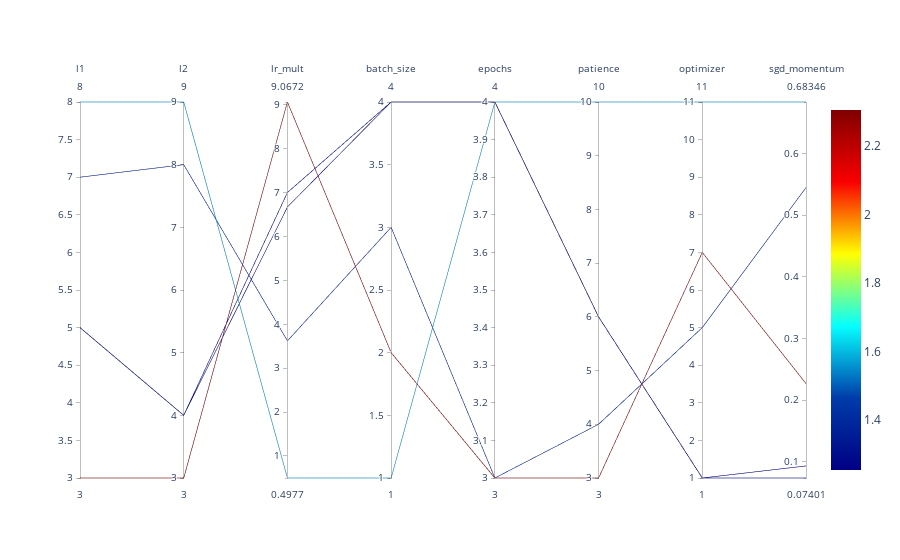

The code cell stored with this chart in its notebook:
### Markdown cell above
## Parallel Coordinates Plot

### Code cell
spot_tuner.parallel_plot()

### Figure 1 — Plotly figure (JSON) as saved in the notebook; plotly's stock layout.template omitted (floating-point values rounded to 4 significant figures)
{"data": [{"dimensions": [{"label": "l1", "range": [3, 8], "values": [7, 5, 8, 3, 5]}, {"label": "l2", "range": [3, 9], "values": [8, 4, 9, 3, 4]}, {"label": "lr_mult", "range": [0.4977, 9.067], "values": [3.624, 7.004, 0.4977, 9.067, 6.675]}, {"label": "batch_size", "range": [1, 4], "values": [3, 4, 1, 2, 4]}, {"label": "epochs", "range": [3, 4], "values": [3, 4, 4, 3, 4]}, {"label": "patience", "range": [3, 10], "values": [4, 6, 10, 3, 6]}, {"label": "optimizer", "range": [1, 11], "values": [5, 1, 11, 7, 1]}, {"label": "sgd_momentum", "range": [0.07401, 0.6835], "values": [0.5447, 0.07401, 0.6835, 0.2271, 0.09357]}], "line": {"cmax": 2.306, "cmin": 1.254, "color": [1.355, 1.283, 1.558, 2.306, 1.254], "colorscale": [[0, "rgb(0,0,131)"], [0.2, "rgb(0,60,170)"], [0.4, "rgb(5,255,255)"], [0.6, "rgb(255,255,0)"], [0.8, "rgb(250,0,0)"], [1, "rgb(128,0,0)"]], "showscale": true}, "type": "parcoords"}], "layout": {}}
